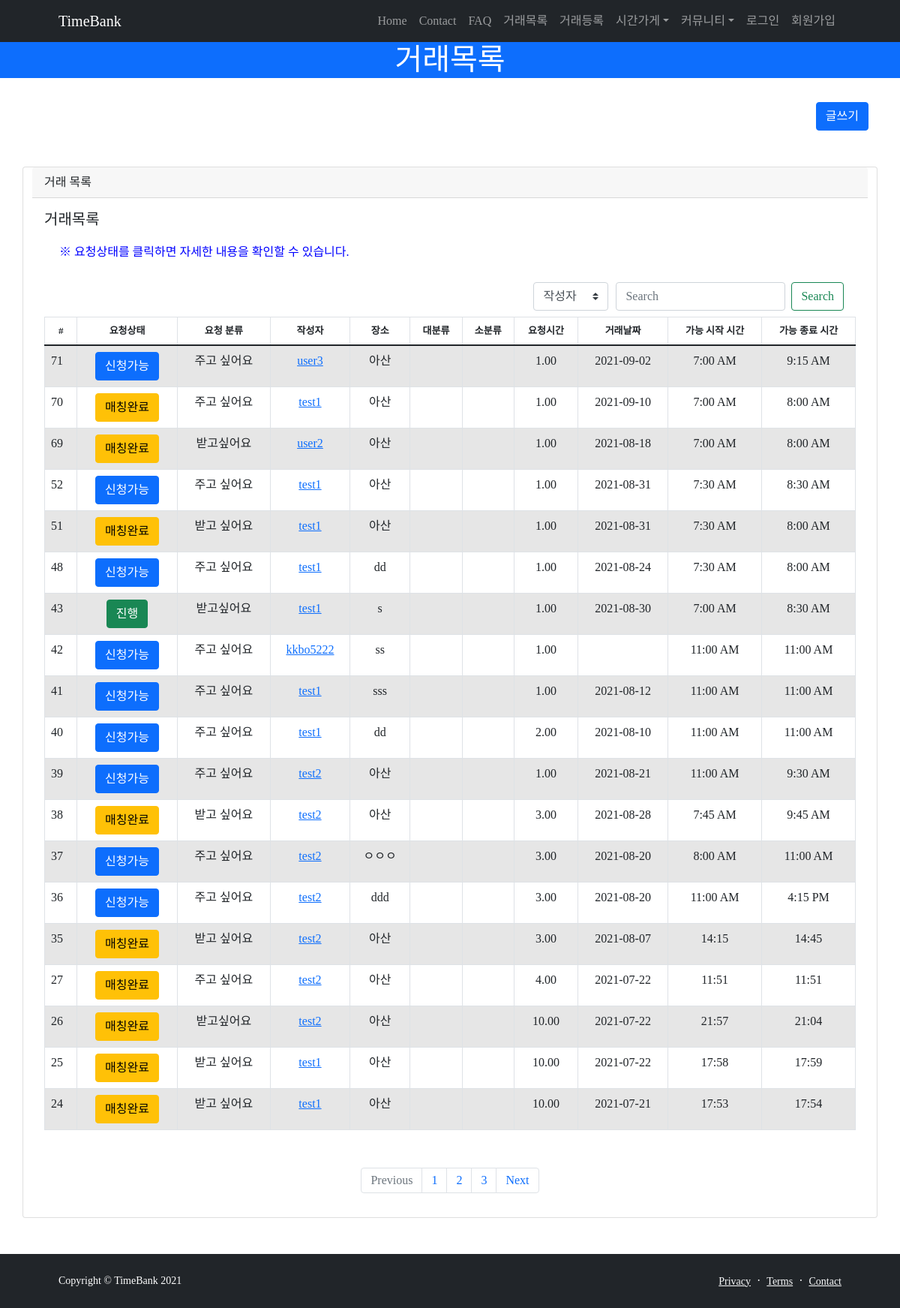
The app's page /post/post_list/ with its own data.
### TimeBank_app/models.py (models this page shows, shortened)
class Post(models.Model):
    date = models.CharField(max_length=140, blank=True)
    start_time = models.CharField(max_length=140, blank=True)
    end_time = models.CharField(max_length=140, blank=True)
    service_choice = (('주고싶어요','주고싶어요'),('받고싶어요','받고싶어요'))
    service = models.CharField(max_length=50, choices=service_choice)
    location = models.CharField(max_length=140)
    category = TreeForeignKey(
        'Category',
        verbose_name='대분류',
        null=True,
        blank=True,
        db_index=True,
        on_delete=models.SET_NULL,
    )
    sub_category = models.CharField(max_length=140, blank=True, verbose_name='소분류')
    content = models.TextField(verbose_name='내용')
    created_at = models.DateTimeField(auto_now_add=True, verbose_name='등록시간')
    tok = models.DecimalField(default=1, decimal_places=2, max_digits=5, verbose_name='거래시간')
    author = models.ForeignKey('TimeBank_account.User', on_delete=models.CASCADE, verbose_name='작성자')
    status_list = (('대기','대기'),('진행','진행'),('완료','완료'),('완료확정','완료확정'),('중단','중단'))
    status = models.CharField(max_length=50, choices=status_list, default='대기')
    respond_list = (('요청대기','요청대기'),('요청승인', '요청승인'),('요청거절','요청거절'))
    respond = models.CharField(max_length=50, choices=respond_list, verbose_name='승인상태', default='요청대기')
    applicants = models.ManyToManyField('self', blank = True, related_name='apply_user', through='Apply', symmetrical=False)
    giver = models.ForeignKey('TimeBank_account.User', on_delete=models.CASCADE, related_name='give_user', verbose_name='주는사람', null=True)
    taker = models.ForeignKey('TimeBank_account.User', on_delete=models.CASCADE, related_name='take_user', verbose_name='받는사람', null=True)
    image = models.ImageField(upload_to="images/", blank=True)
    image_thumbnail = ImageSpecField(
        source='image',
        processors=[ResizeToFill(120,80)],
        format='JPEG'
        )
    class Meta:
        ordering = ['-created_at']

### TimeBank_account/models.py (models this page shows, shortened)
class User(AbstractUser):
    username = models.CharField(max_length=64, verbose_name='사용자ID', unique=True)
    email = models.EmailField(max_length=128, verbose_name='E-mail')
    name = models.CharField(max_length=64, verbose_name='이름')
    password = models.CharField(max_length=100, verbose_name='비밀번호')
    contact = models.CharField(max_length=150, verbose_name='연락처')
    contactCk = models.BooleanField(default=True, null=True)
    birth = models.CharField(max_length=150, verbose_name='생년월일')
    user_age = models.CharField(max_length=50, verbose_name='연령대')
    gender_choice = [('여성','여성'),('남성','남성'),('기타','기타')]
    gender = models.CharField(max_length=2, choices=gender_choice, verbose_name='성별')
    balance = models.DecimalField(decimal_places=2, max_digits=5,verbose_name='잔액', default=0)
    registered_dtn = models.DateField(auto_now_add=True, verbose_name='가입일자')
    image = models.ImageField(upload_to="images/", blank=True)
    about = models.TextField(verbose_name="소개말", blank=True)
    object = CustomUserManager()
    user_mode = [('코디네이터','코디네이터'),('사용자','사용자')]
    mode = models.CharField(max_length=60, choices=user_mode, verbose_name='유저등급', default='사용자', null=True)
    star = models.IntegerField(validators=[MinValueValidator(1), MaxValueValidator(5)], null=True, verbose_name='평균평점')
    give_list = (('청소 / 심부름','청소 / 심부름'),
     ('몸 가꾸기 / 치장하기','몸 가꾸기 / 치장하기'),
     ('수선/ 수리','수선/ 수리'),
     ('상담','상담'),
     ('이동','이동'),
     ('먹기','먹기'),
     ('교육 / 여가생활','교육 / 여가생활'),
     ('정서지지','정서지지'),
     ('돌봄','돌봄'),
     ('식물 가꾸기','식물 가꾸기'),
     ('모임 장소 대여','모임 장소 대여'),
     ('의사소통','의사소통'),
     ('건강관리','건강관리'),
     ('기타','기타'),
     )
    give = models.CharField(max_length=50, choices=give_list, verbose_name='주고싶어요', default='청소 / 심부름')
    take_list = (('청소 / 심부름','청소 / 심부름'),
     ('몸 가꾸기 / 치장하기','몸 가꾸기 / 치장하기'),
     ('수선/ 수리','수선/ 수리'),
     ('상담','상담'),
     ('이동','이동'),
     ('먹기','먹기'),
     ('교육 / 여가생활','교육 / 여가생활'),
     ('정서지지','정서지지'),
     ('돌봄','돌봄'),
     ('식물 가꾸기','식물 가꾸기'),
     ('모임 장소 대여','모임 장소 대여'),
     ('의사소통','의사소통'),
     ('건강관리','건강관리'),
     ('기타','기타'),
     )
    take = models.CharField(max_length=50, choices=take_list, verbose_name='받고싶어요', default='청소 / 심부름')
    tags = TaggableManager(verbose_name='tags', blank=True, through=TaggedProperty)
    def __str__(self):
        return self.username
    class Meta:
        db_table = 'TimeBank_user'

### TimeBank_app/views.py (the view)
# urls.py: path('post_list/', post_list, name="post_list"),
def post_list(request):
    posts = Post.objects.all().order_by('-id')
    return render(request, 'post_list.html', {'posts':posts})

### TimeBank_app/templates/post_list.html (shortened to what this page needs)
{% extends 'base.html' %}
{% load static %}
             {% block content %}
  <header class="bg-primary text-white">
    <div class="container text-center">
      <h1>거래목록</h1>
    </div>
  </header>
  <div class="container">
    <div class="row">
      <div class="col-12" >
        <br>
        <a href="{% url 'new_post_step1' %}"style="float: right;"><button class="btn btn-primary">글쓰기</button></a>
        </div>
  </div>
    <div class="row">
        <div class="card card-outline-secondary my-5">
          <div class="card-header">
            거래 목록
          </div>
          <div class="card-body">
            <h5>거래목록</h5>
            <p style="color: blue; margin:20px;">※ 요청상태를 클릭하면 자세한 내용을 확인할 수 있습니다.</p>
            <nav class="navbar"style="float: right;">
              <form class="form-inline" action="{% url 'post_list_search' %}" method="get">
                <select class="custom-select" style="margin-right: 10px; flex:1; width: 100px;">
                  <option selected>작성자</option>
                </select>
                <input class="form-control mr-sm-2" type="search" placeholder="Search" aria-label="Search">
                <button class="btn btn-outline-success my-2 my-sm-0" type="submit" name="q">Search</button>
              </form>
            </nav>
            <table id="example" class="table table-striped table-bordered" style="width:100%">
              <thead>
                <tr>
                  <th style="font-size: 13px; text-align: center;">#</th>
                  <th style="font-size: 13px;text-align: center;">요청상태</th>
                  <th style="font-size: 13px;text-align: center;">요청 분류</th>
                  <th style="font-size: 13px;text-align: center;">작성자</th>
                  <th style="font-size: 13px;text-align: center;">장소</th>
                  <th style="font-size: 13px;text-align: center;">대분류</th>
                  <th style="font-size: 13px;text-align: center;">소분류</th>
                  <th style="font-size: 13px;text-align: center;">요청시간</button>
                  </th>
                  <th style="font-size: 13px;text-align: center;">거래날짜</th>
                  <th style="font-size: 13px;text-align: center;">가능 시작 시간</th>
                  <th style="font-size: 13px;text-align: center;">가능 종료 시간</th>
              </tr>
              </thead>
              <tbody>
                {% for post in posts %}
                <tr>
                  <td>{{ post.id }}</td>
                  {% if post.status == "대기" %}
                    <td style="text-align: center;"><button type="button" class="btn btn-primary" id="post_ajax" data-toggle="modal" data-target="#staticBackdrop" name="{{post.id}}">신청가능</button></td>
                    {% elif post.status == "진행" %}
                    <td style="text-align: center;"><button type="button" class="btn btn-success" id="post_ajax" data-toggle="modal" data-target="#staticBackdrop" name="{{post.id}}">{{ post.status }}</button></td>
                    {% elif post.status == "완료" %}
                    <td style="text-align: center;"><button type="button" class="btn btn-warning" id="post_ajax" data-toggle="modal" data-target="#staticBackdrop" name="{{post.id}}">매칭완료</button></td>
                    {% elif post.status == "완료확정" %}
                    <td style="text-align: center;"><button type="button" class="btn btn-warning" id="post_ajax" data-toggle="modal" data-target="#staticBackdrop" name="{{post.id}}">매칭완료</button></td>
                    {% elif post.status == "중단" %}
                    <td style="text-align: center;"><button type="button" class="btn btn-secondary" id="post_ajax" data-toggle="modal" data-target="#staticBackdrop" name="{{post.id}}">{{ post.status }}</button></td>
                  {% endif %}
                  <div class="modal fade" id="staticBackdrop" data-backdrop="static" tabindex="-1" role="dialog" aria-labelledby="staticBackdropLabel" aria-hidden="true">
                    <td style="text-align: center;">{{ post.service }}</td>
                    <td style="text-align: center;"><a href="{% url 'profile' post.author.username %}">{{ post.author }}</a></td>
                    <td style="text-align: center;">{{post.location}}</td>
                    <td style="text-align: center;">{{ post.mainwork }}</td>
                    <td style="text-align: center;">{{ post.subwork }}</td>
                    <td style="text-align: center;">{{ post.tok }}</td>
                    <td style="text-align: center;">{{ post.date }}</td>
                    <td style="text-align: center;">{{ post.start_time }}</td>
                    <td style="text-align: center;">{{ post.end_time }}</td>
                </tr>
                {% endfor %}
            </tbody>
          </table>
          <nav aria-label="Page navigation example" style="margin-top: 50px;">
            <ul class="pagination justify-content-center">
              <li class="page-item disabled">
                <a class="page-link" href="#" tabindex="-1">Previous</a>
              </li>
              <li class="page-item"><a class="page-link" href="#">1</a></li>
              <li class="page-item"><a class="page-link" href="#">2</a></li>
              <li class="page-item"><a class="page-link" href="#">3</a></li>
              <li class="page-item">
                <a class="page-link" href="#">Next</a>
              </li>
            </ul>
          </nav>
        </div>
      </div>
      </div>
    </div>
</main>
<footer class="bg-dark py-4 mt-auto">
  <div class="container px-5">
      <div class="row align-items-center justify-content-between flex-column flex-sm-row">
          <div class="col-auto"><div class="small m-0 text-white">Copyright &copy; TimeBank 2021</div></div>
          <div class="col-auto">
              <a class="link-light small" href="#!">Privacy</a>
              <span class="text-white mx-1">&middot;</span>
              <a class="link-light small" href="#!">Terms</a>
              <span class="text-white mx-1">&middot;</span>
              <a class="link-light small" href="#!">Contact</a>
          </div>
      </div>
  </div>
</footer>
</body>
</html>
{% endblock %}

### TimeBank_app/static/css/blog-post.css (style rules this page uses)
body { padding-top: 56px; }

### TimeBank_proj/templates/base.html (style rules this page uses)
body { font-family: 'Pretendard-Regular'; }

### records on screen
Post: id "71", service "주고 싶어요", author "user3", location "아산", tok "1.00", date "2021-09-02", start_time "7:00 AM", end_time "9:15 AM"
Post: id "70", service "주고 싶어요", author "test1", location "아산", tok "1.00", date "2021-09-10", start_time "7:00 AM", end_time "8:00 AM"
Post: id "69", service "받고싶어요", author "user2", location "아산", tok "1.00", date "2021-08-18", start_time "7:00 AM", end_time "8:00 AM"
Post: id "52", service "주고 싶어요", author "test1", location "아산", tok "1.00", date "2021-08-31", start_time "7:30 AM", end_time "8:30 AM"
Post: id "51", service "받고 싶어요", author "test1", location "아산", tok "1.00", date "2021-08-31", start_time "7:30 AM", end_time "8:00 AM"
Post: id "48", service "주고 싶어요", author "test1", location "dd", tok "1.00", date "2021-08-24", start_time "7:30 AM", end_time "8:00 AM"
Post: id "43", status "진행", service "받고싶어요", author "test1", location "s", tok "1.00", date "2021-08-30", start_time "7:00 AM", end_time "8:30 AM"
Post: id "42", service "주고 싶어요", author "kkbo5222", location "ss", tok "1.00", start_time "11:00 AM", end_time "11:00 AM"
Post: id "41", service "주고 싶어요", author "test1", location "sss", tok "1.00", date "2021-08-12", start_time "11:00 AM", end_time "11:00 AM"
Post: id "40", service "주고 싶어요", author "test1", location "dd", tok "2.00", date "2021-08-10", start_time "11:00 AM", end_time "11:00 AM"
Post: id "39", service "주고 싶어요", author "test2", location "아산", tok "1.00", date "2021-08-21", start_time "11:00 AM", end_time "9:30 AM"
Post: id "38", service "받고 싶어요", author "test2", location "아산", tok "3.00", date "2021-08-28", start_time "7:45 AM", end_time "9:45 AM"
Post: id "37", service "주고 싶어요", author "test2", location "ㅇㅇㅇ", tok "3.00", date "2021-08-20", start_time "8:00 AM", end_time "11:00 AM"
Post: id "36", service "주고 싶어요", author "test2", location "ddd", tok "3.00", date "2021-08-20", start_time "11:00 AM", end_time "4:15 PM"
Post: id "35", service "받고 싶어요", author "test2", location "아산", tok "3.00", date "2021-08-07", start_time "14:15", end_time "14:45"
Post: id "27", service "주고 싶어요", author "test2", location "아산", tok "4.00", date "2021-07-22", start_time "11:51", end_time "11:51"
Post: id "26", service "받고싶어요", author "test2", location "아산", tok "10.00", date "2021-07-22", start_time "21:57", end_time "21:04"
Post: id "25", service "받고 싶어요", author "test1", location "아산", tok "10.00", date "2021-07-22", start_time "17:58", end_time "17:59"
Post: id "24", service "받고 싶어요", author "test1", location "아산", tok "10.00", date "2021-07-21", start_time "17:53", end_time "17:54"
